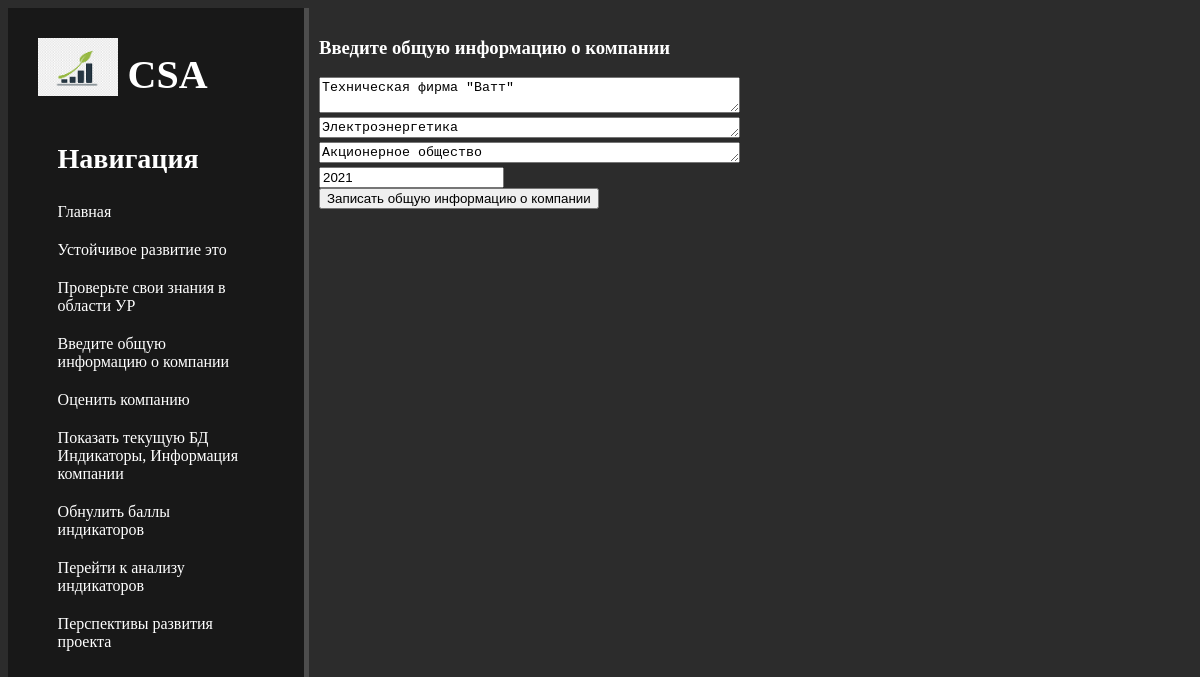
The page /csa/1/update_company_info/ on the database as committed earlier.
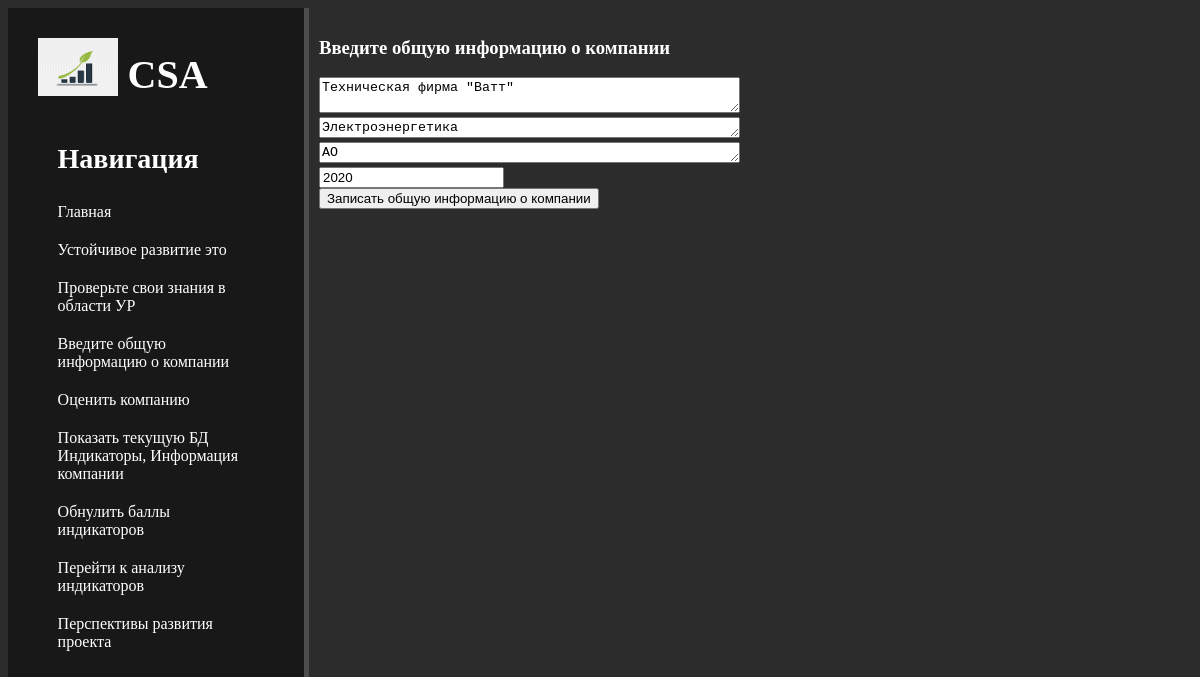
The same page on the database as committed later.
### csa_app/models.py (models this page shows, shortened)
class CompanyInstance(models.Model):
    company_name = models.CharField('Название', max_length=70, blank=True, default='' )
    company_sector = models.CharField('Сектор промышленности',max_length=70, blank=True, default='')
    legal_form = models.CharField('Орг.-правовая форма',max_length=70, default='')
    year_of_analysis = models.IntegerField('Календарный год для анализа',blank=True, null=True)
    class Meta:
        verbose_name = 'Запись в БД'
        verbose_name_plural = 'Записи в БД'

### csa_app/views.py (the view)
# urls.py: path('<int:pk>/update_company_info/', csa_app_views.CompanyInstanceUpdateView.as_view(), name='company_instance_update'),
class CompanyInstanceUpdateView(UpdateView):
    model = CompanyInstance
    template_name = 'csa_app/company_info.html'
    form_class = CompanyInstanceForm

### csa_app/forms.py
class CompanyInstanceForm(ModelForm): #создали форму, которая привязана к модели
    class Meta: #позволяет описать некие реквизиты модели
        model = CompanyInstance
        fields = ['company_name', 'company_sector','legal_form','year_of_analysis']
        widgets= {
            'company_name': Textarea(attrs={
                'class': 'form-control',
                'placeholder': 'Название компании',
                'cols': 50,
                'rows': 2,
            }),
            'company_sector': Textarea(attrs={
                'class': 'form-control',
                'placeholder': 'Сектор',
                'cols': 50,
                'rows':1,
            }),
            'legal_form': Textarea(attrs={
                'class': 'form-control',
                'placeholder': 'ОПФ',
                'cols': 50,
                'rows':1,
            }),
            'year_of_analysis': NumberInput(attrs={
                'class': 'form-control',
                'placeholder': 'Анализируемый год',
                'cols': 50,
            }),
        }

### csa_app/templates/csa_app/company_info.html (shortened to what this page needs)
{% extends 'csa_app/base.html' %}
{% load static %}
{% block css_additional %}
<link rel="stylesheet" href="{% static 'csa_app/css/csa_app_base.css' %}">
<link rel="stylesheet" ref="https://cdn.jsdelivr.net/npm/bootstrap@5.1.3/dist/css/bootstrap.min.css">
<link rel="stylesheet" ref='https://use.fontawesome.com/releases/v5.8.2/css/all.css'>
{% endblock%}
{% block content %}
    <div class="features">
        <h3> Введите общую информацию о компании</h3>
        <form method="post" >
            {{ form.company_name }} <br>
            {{ form.company_sector }} <br>
            {{ form.legal_form }} <br>
            {{ form.year_of_analysis }} <br>
            <button class='btn btn-success' type="submit"> Записать общую информацию о компании </button>
        </form>
    </div>
{% endblock %}

Rows that differ between the two databases and show on the page:
changed CompanyInstance "Техническая фирма \"Ватт\"": legal_form "Акционерное общество" → "АО"; year_of_analysis "2021" → "2020"
